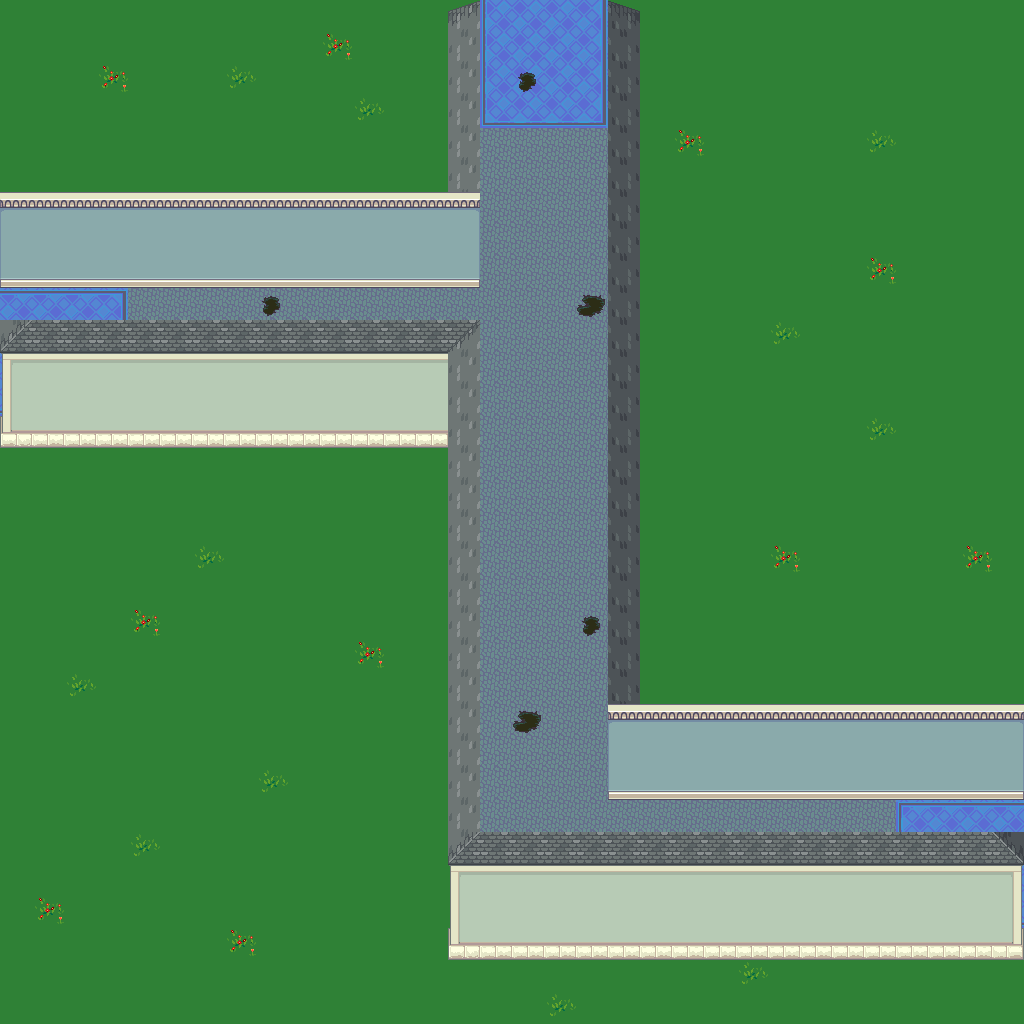

A level layout from a 2D game, rendered from its tile map. Below: a short description, then the map file with tile-grid data replaced by summaries:
An orthogonal 32x32 tile map with 32x32 px tiles, 3 tile layers (background, object, foreground), 1 hidden layer not drawn, 4 tilesets and 15 objects (10x enemy, 5x event).

<map height="32" orientation="orthogonal" renderorder="right-down" tileheight="32" tilewidth="32" version="1.0" width="32">
 <properties>
  <property name="music" value="music/mysticaltheme.ogg" />
  <property name="tileset" value="tilesetdefs/interior.txt" />
  <property name="title" value="Castle Hall" />
 </properties>
 <tileset firstgid="1" name="tiled_collision" tileheight="32" tilewidth="32">
  <image height="32" source="tiled_collision.png" width="480" />
 </tileset>
 <tileset firstgid="16" name="interior_background" tileheight="32" tilewidth="32">
  <image height="832" source="interior_background.png" width="864" />
 </tileset>
 <tileset firstgid="718" name="intfurniture" tileheight="64" tilewidth="32">
  <image height="512" source="intfurniture.png" width="671" />
 </tileset>
 <tileset firstgid="878" name="interiorbuildings" tileheight="128" tilewidth="32">
  <image height="768" source="interiorbuildings.png" width="672" />
 </tileset>
 <layer height="32" name="background" width="32">
  <data>[1024 cells, 1024 non-empty, 11 distinct tile ids]</data>
 </layer>
 <layer height="32" name="object" width="32">
  <data>[1024 cells, 128 non-empty, 15 distinct tile ids]</data>
 </layer>
 <layer height="32" name="foreground" width="32">
  <data>[1024 cells, 2 non-empty, 2 distinct tile ids]</data>
 </layer>
 <layer height="32" name="collision" visible="0" width="32">
  <data>[1024 cells, 113 non-empty, 2 distinct tile ids]</data>
 </layer>
 <objectgroup name="enemy">
  <object height="64" name="2 ghosts" type="enemy" width="128" x="480" y="512">
   <properties>
    <property name="level" value="1,1" />
    <property name="number" value="2,2" />
   <property name="category" value="ghost" /></properties>
  </object>
  <object height="64" name="2 Venom bats" type="enemy" width="128" x="480" y="160">
   <properties>
    <property name="level" value="3,3" />
    <property name="number" value="2,2" />
   <property name="category" value="venombat" /></properties>
  </object>
  <object height="32" name="Target" type="enemy" width="32" x="480" y="448"><properties><property name="category" value="ghostbomb" /></properties></object>
  <object height="32" name="Target" type="enemy" width="32" x="576" y="480"><properties><property name="category" value="ghostbomb" /></properties></object>
  <object height="32" name="Target" type="enemy" width="32" x="544" y="480"><properties><property name="category" value="ghostbomb" /></properties></object>
  <object height="32" name="Target" type="enemy" width="32" x="512" y="480"><properties><property name="category" value="ghostbomb" /></properties></object>
  <object height="32" name="Target" type="enemy" width="32" x="480" y="480"><properties><property name="category" value="ghostbomb" /></properties></object>
  <object height="32" name="Target" type="enemy" width="32" x="576" y="448"><properties><property name="category" value="ghostbomb" /></properties></object>
  <object height="32" name="Target" type="enemy" width="32" x="544" y="448"><properties><property name="category" value="ghostbomb" /></properties></object>
  <object height="32" name="Target" type="enemy" width="32" x="512" y="448"><properties><property name="category" value="ghostbomb" /></properties></object>
 </objectgroup>
 <objectgroup name="event">
  <object height="128" name="Teleport to Castle3" type="event" width="32" x="992" y="800">
   <properties>
    <property name="intermap" value="maps/castle3.txt,1,22" />
   <property name="activate" value="on_trigger" /></properties>
  </object>
  <object height="32" name="Teleport to Castle6" type="event" width="128" x="480" y="0">
   <properties>
    <property name="intermap" value="maps/castle6.txt,14,30" />
   <property name="activate" value="on_trigger" /></properties>
  </object>
  <object height="128" name="Teleport to CastleC" type="event" width="32" x="0" y="288">
   <properties>
    <property name="intermap" value="maps/castlec.txt,30,12" />
   <property name="activate" value="on_trigger" /></properties>
  </object>
  <object height="128" name="Alert" type="event" width="32" x="864" y="800">
   <properties>
    <property name="msg" value="Violent bombs ahead!" />
    <property name="repeat" value="false" />
   <property name="activate" value="on_trigger" /></properties>
  </object>
  <object height="128" name="Alert" type="event" width="32" x="608" y="800">
   <properties>
    <property name="msg" value="Destroy them from afar to defuse them!" />
    <property name="repeat" value="false" />
   <property name="activate" value="on_trigger" /></properties>
  </object>
 </objectgroup>
</map>
